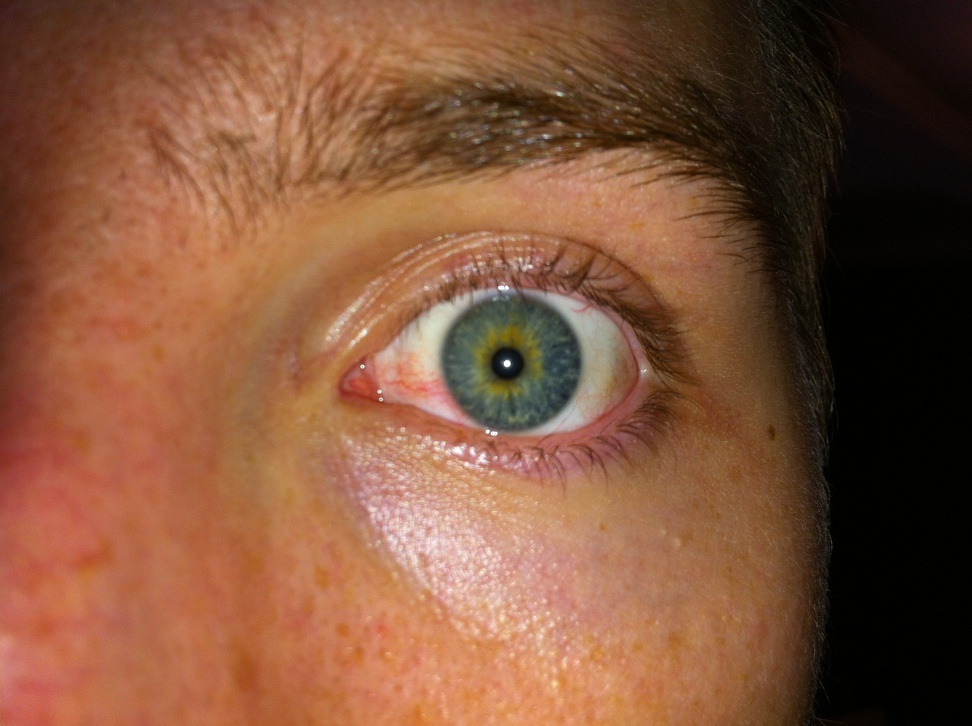
#> input picture HOUGH HAARCASCADE E SIFT/iris/imagens/001_L_01.JPG, 972 x 726 px, shrunk from 2592 x 1936 before the run, found by its file name; its folder holds 4 pictures in this run
$ python main.py
#> lines starting #> are read from the running program, lines starting #| are printed output that depends on the picture; after the words box and inside, x2 and y2 are one past the last pixel; in counts of white or black regions, pixels touching at a corner belong together; pictures that were not available may be replaced by others from this repository, and a replacement may not be noted
#> in main, img is the input picture: shape (726, 972, 3); mean B, G, R 58.9, 83.9, 129.1
#Alunos: Haziel Netto e Vinícius Zoz

import os

import cv2
import numpy as np
from matplotlib import pyplot as plt

def segmentarIris(img):
    """
    Segmenta a íris em uma imagem.

    Argumentos:
        img: Imagem de entrada colorida.

    Retorna:
        imgProcessada: Imagem da íris segmentada.
    """
    roi = cv2.medianBlur(cv2.cvtColor(img, cv2.COLOR_BGR2GRAY), 3)
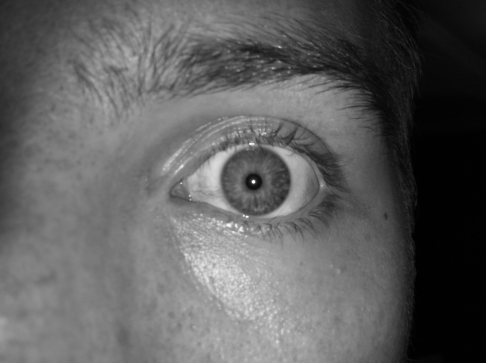
#> roi: shape (726, 972) (shown at 1/2 size); min 0, max 254, mean 94.5
    _, threshold = cv2.threshold(roi, 100, 255, cv2.THRESH_BINARY)
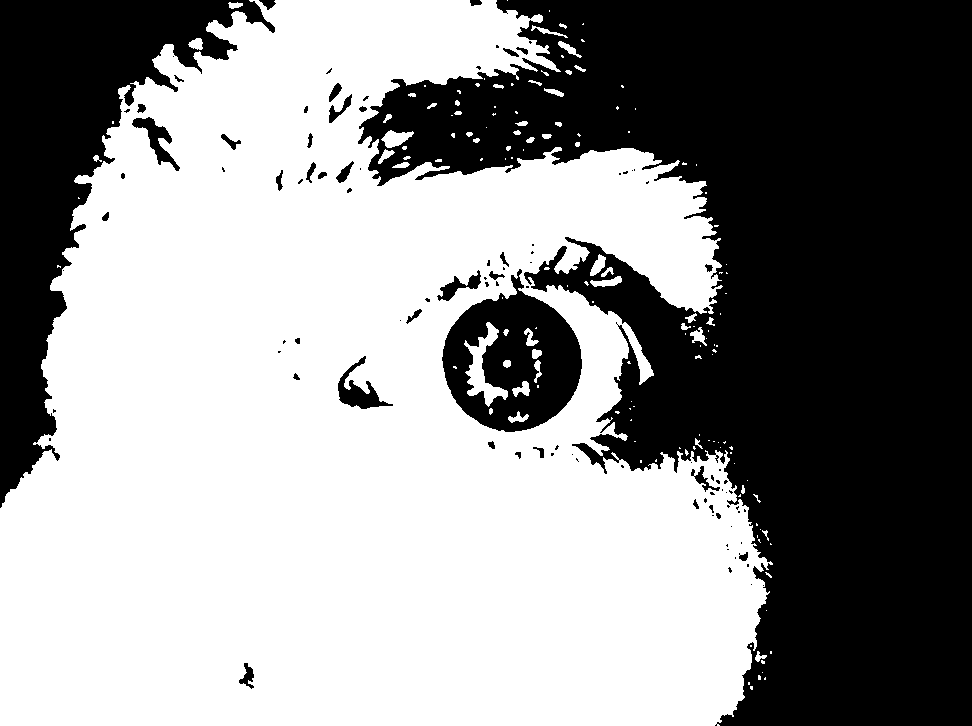
#> threshold: shape (726, 972); 57.1% white; 100 black regions (61 under 20 px), largest, box (x1, y1, x2, y2) and area: (358, 0, 972, 726) 239412, (0, 0, 275, 508) 45636, (442, 269, 582, 432) 13034

    max_radius = 200
    circles = 0
    while circles is 0 or circles.size == 0:
        circles = cv2.HoughCircles(threshold, cv2.HOUGH_GRADIENT,
                                   2, 2000,
                                   param1=1, param2=1,
                                   minRadius=80, maxRadius=max_radius)
        max_radius += 10
#> this loop made 1 pass
#> circles on pass 1: [[519, 261, 196.6]]
#> after the loop, max_radius = 210

    circles = np.uint16(np.around(circles))
#> circles = [[519, 261, 197]]
    mascara = np.zeros_like(img)

    for i in circles[0, :]:
        cv2.circle(mascara, (i[0], i[1]), i[2], (255, 255, 255), -1)
#> this loop made 1 pass
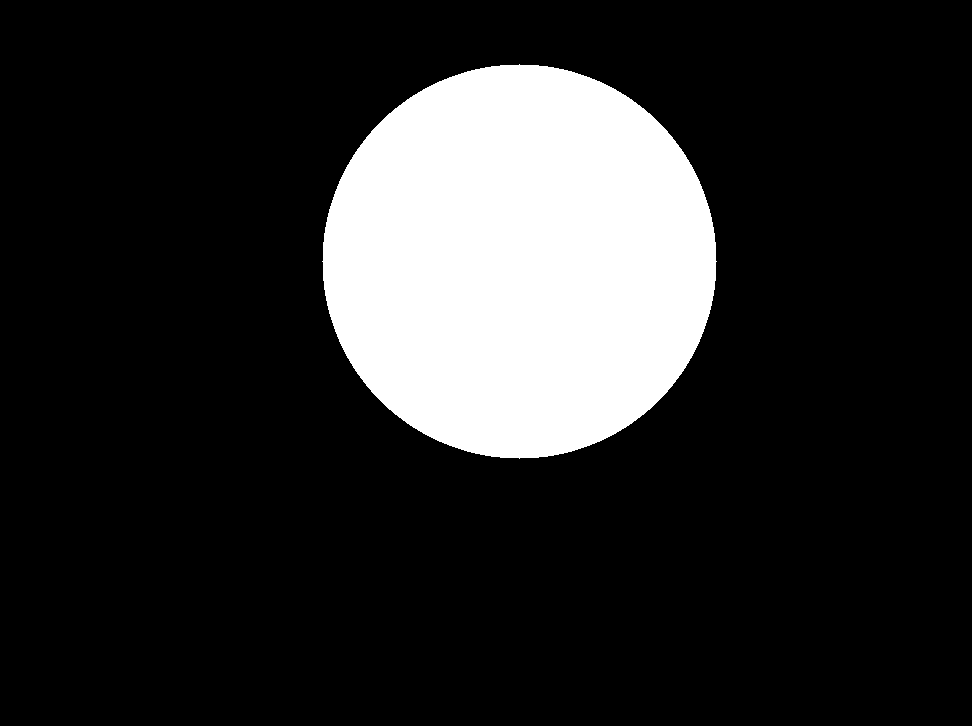
#> mascara: shape (726, 972, 3); 17.3% white; 1 white region, box (x1, y1, x2, y2) and area: (322, 64, 717, 459) 121905

    imgProcessada = cv2.bitwise_and(img, mascara)

    return imgProcessada

def removerPupila(img):
    """
    Remove a pupila da imagem.

    Argumentos:
        img: Imagem de entrada processada.

    Retorna:
        imgFinal: Imagem sem a pupila.
    """
    roi = cv2.medianBlur(cv2.cvtColor(img, cv2.COLOR_BGR2GRAY), 5)
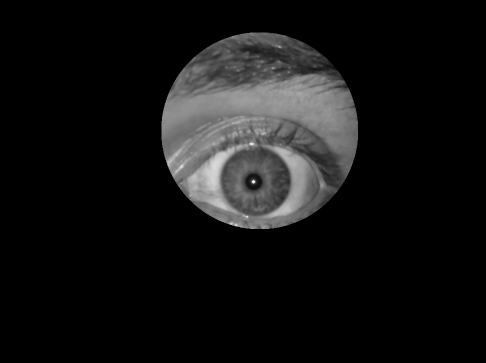
#> roi: shape (726, 972) (shown at 1/2 size); min 0, max 253, mean 19.1
    _, threshold = cv2.threshold(roi, 30, 255, cv2.THRESH_BINARY)
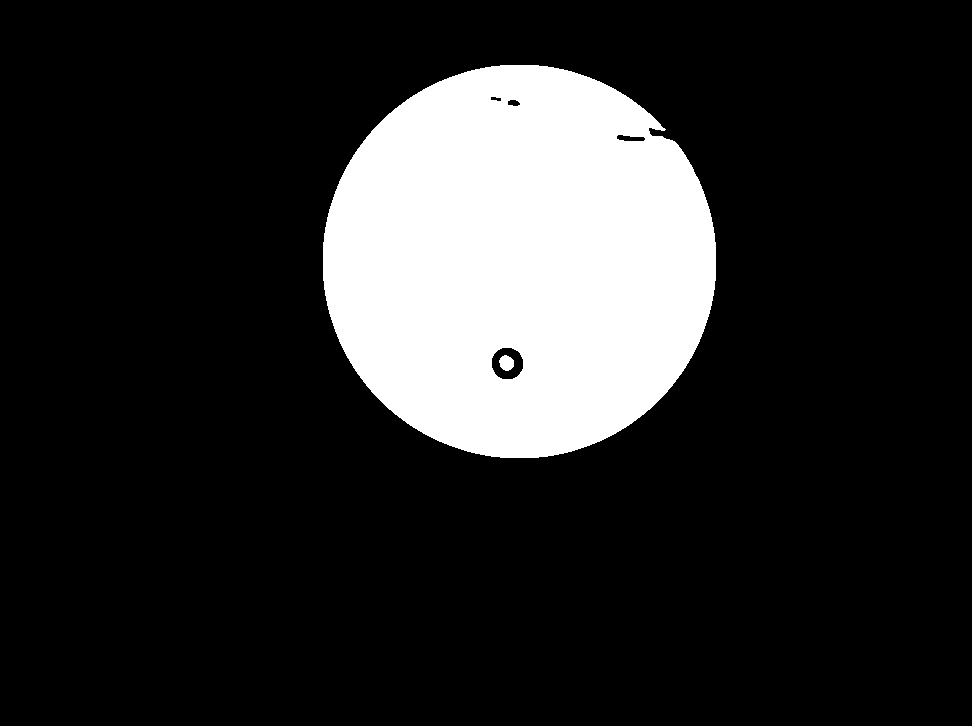
#> threshold: shape (726, 972); 17.1% white; 2 white regions, box (x1, y1, x2, y2) and area: (323, 65, 716, 458) 120760, (499, 355, 514, 371) 180

    circles = cv2.HoughCircles(threshold, cv2.HOUGH_GRADIENT,
                               2, 500,
                               param1=1, param2=1,
                               minRadius=20, maxRadius=50)
#> circles = [[649, 179, 44.2]]

    circles = np.uint16(np.around(circles))
#> circles = [[649, 179, 44]]
    mascara = np.full_like(img, 255)

    for i in circles[0, :]:
        cv2.circle(mascara, (i[0], i[1]), i[2], (0, 0, 0), -1)
#> this loop made 1 pass
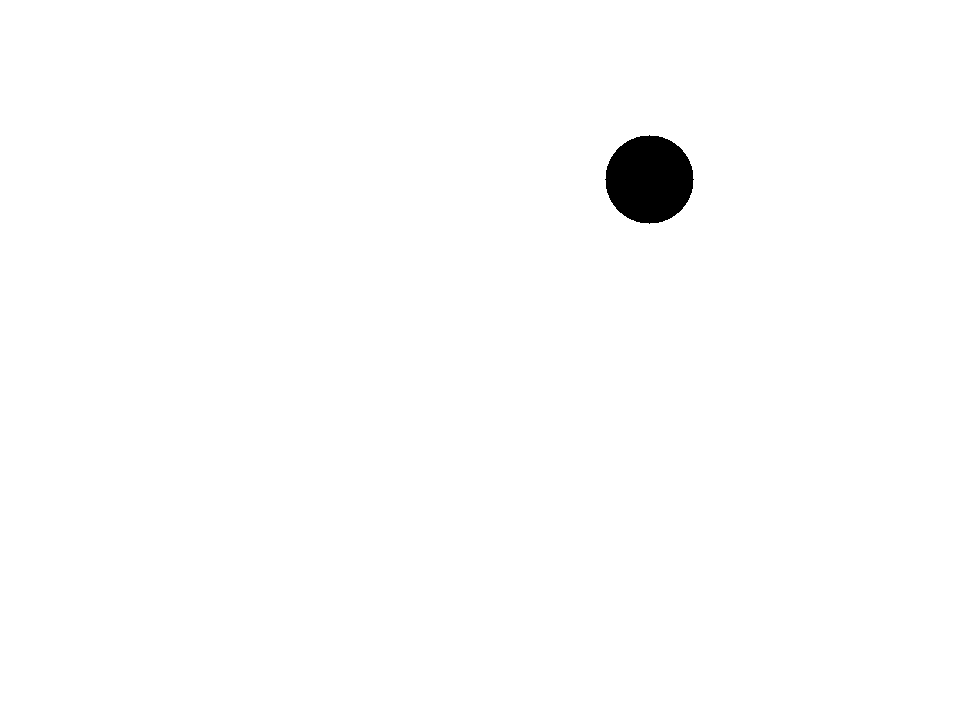
#> mascara: shape (726, 972, 3); 99.1% white; 1 black region, box (x1, y1, x2, y2) and area: (605, 135, 694, 224) 6077

    imgFinal = cv2.bitwise_and(img, mascara)
    return imgFinal

def main():
    saida = r"E:\Documentos\Trabalhos FURB\Processamento de Imagem\HOUGH HAARCASCADE E SIFT\iris\saída"
    imagens = r"E:\Documentos\Trabalhos FURB\Processamento de Imagem\HOUGH HAARCASCADE E SIFT\iris\imagens"
    for imgFile in os.listdir(saida):
        os.remove(os.path.join(saida, imgFile))

    for fileName in os.listdir(imagens):
        img = cv2.imread(os.path.join(imagens, fileName))
        iris = segmentarIris(img)
        irisSemPupila = removerPupila(iris)

        plt.imshow(irisSemPupila)
        plt.axis('off')
        plt.savefig(os.path.join(saida, fileName), format='jpg', dpi=100)
#> pass 2 of the loop in main, `for fileName in os.listdir(imagens):`:
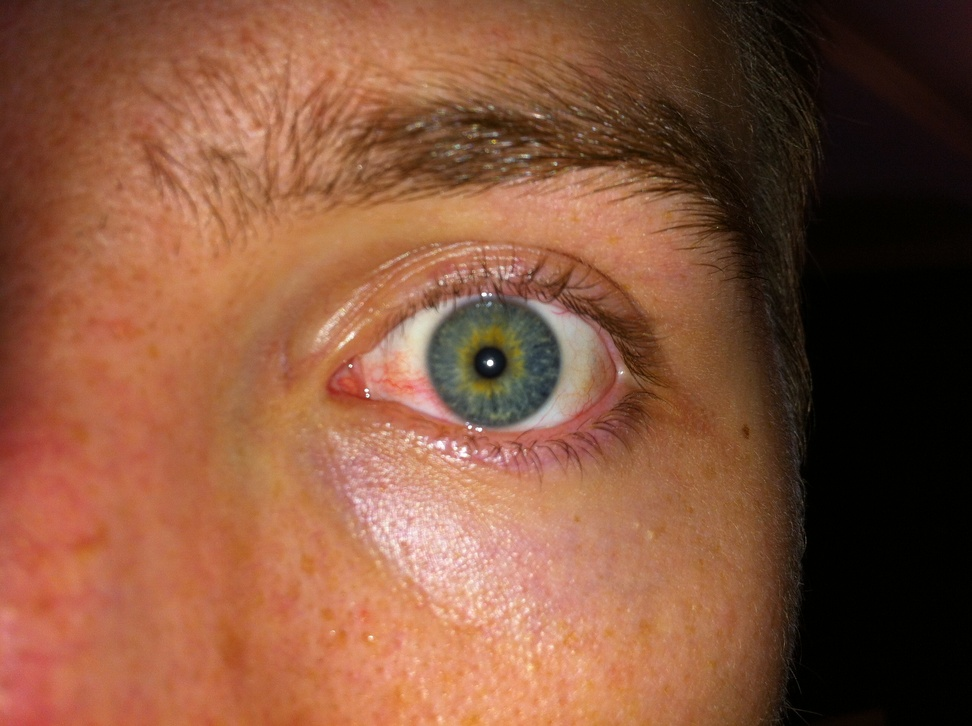
#> input picture HOUGH HAARCASCADE E SIFT/iris/imagens/001_L_02.JPG, 972 x 726 px, shrunk from 2592 x 1936 before the run, found by its file name
#> in main, img is the input picture: shape (726, 972, 3); mean B, G, R 60.2, 84.4, 132.9
#> in segmentarIris (call 2), `_, threshold = cv2.threshold(roi, 100, 255, cv2.THRESH_BINARY)`:
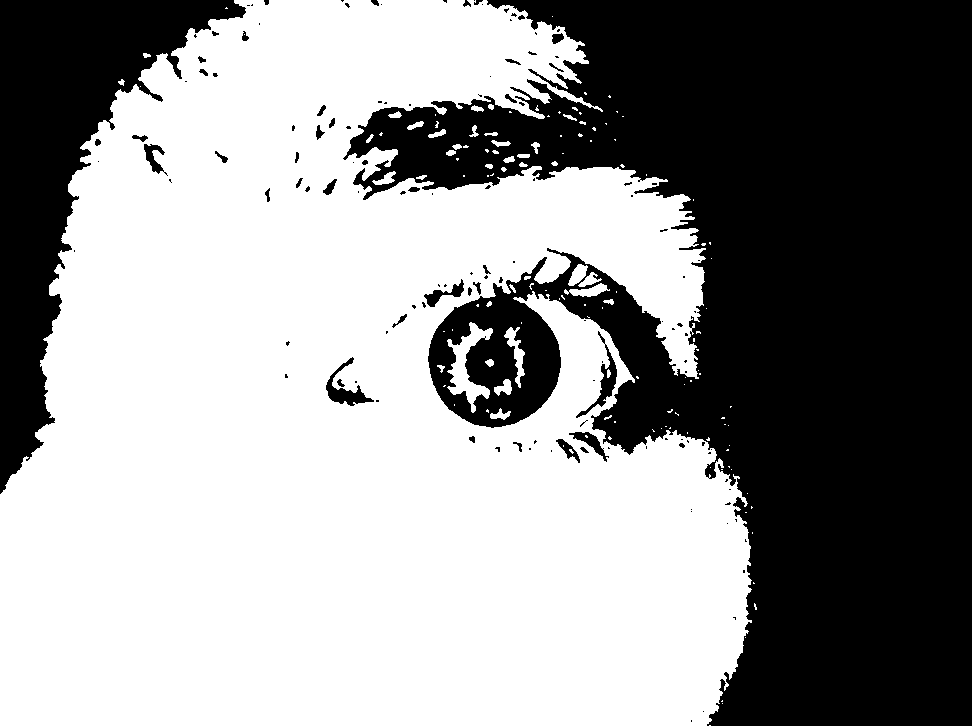
#> threshold: shape (726, 972); 58.1% white; 133 black regions (91 under 20 px), largest, box (x1, y1, x2, y2) and area: (343, 0, 972, 726) 250499, (0, 0, 246, 494) 40861, (326, 357, 374, 406) 671
#> the loop in segmentarIris (call 2), `while circles is 0 or circles.size == 0:` made 1 pass
#> circles on pass 1: [[515, 277, 187.8]]
#> after the loop in segmentarIris (call 2), `while circles is 0 or circles.size == 0:`: max_radius = 210
#> in segmentarIris (call 2), `circles = np.uint16(np.around(circles))`: circles = [[515, 277, 188]]
#> the loop in segmentarIris (call 2), `for i in circles[0, :]:` made 1 pass
#> in removerPupila (call 2), `circles = cv2.HoughCircles(threshold, cv2.HOUGH_GRADIENT, 2, 500, para..`: circles = [[631, 197, 46.6]]
#> in removerPupila (call 2), `circles = np.uint16(np.around(circles))`: circles = [[631, 197, 47]]
#> the loop in removerPupila (call 2), `for i in circles[0, :]:` made 1 pass
#> after the loop in removerPupila (call 2), `for i in circles[0, :]:`:
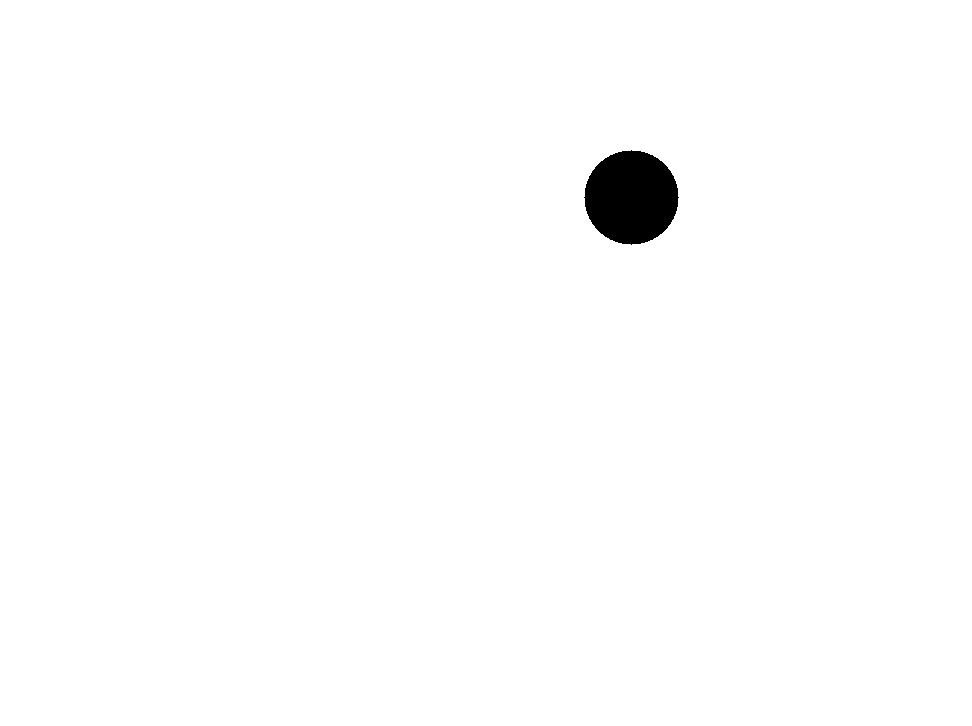
#> mascara: shape (726, 972, 3); 99% white; 1 black region, box (x1, y1, x2, y2) and area: (584, 150, 679, 245) 6921
#> pass 3 of the loop in main, `for fileName in os.listdir(imagens):`:
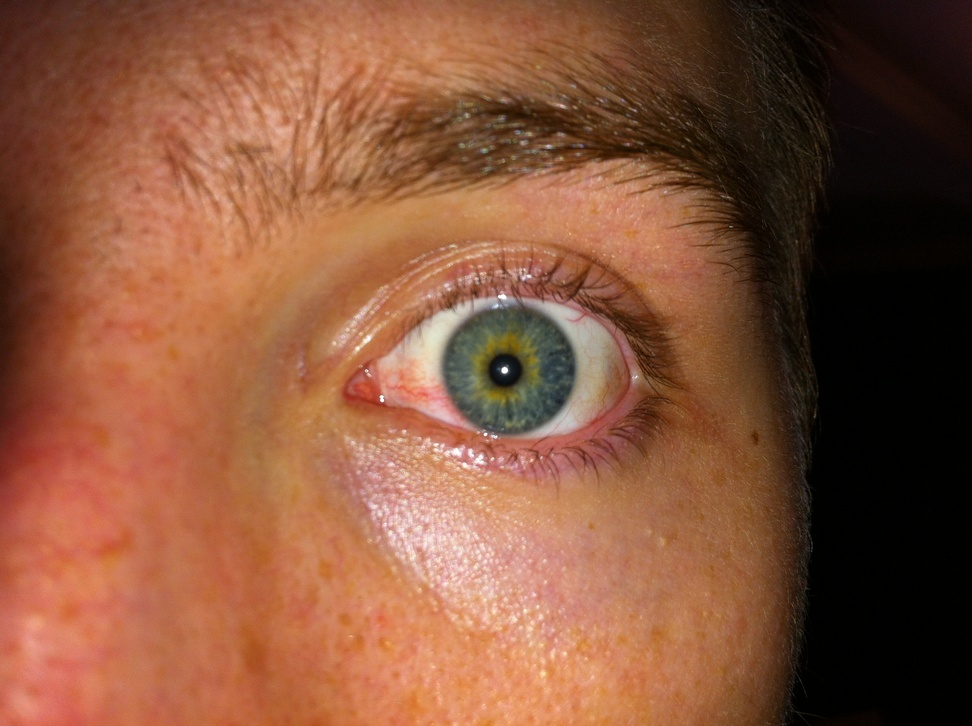
#> input picture HOUGH HAARCASCADE E SIFT/iris/imagens/001_L_03.JPG, 972 x 726 px, shrunk from 2592 x 1936 before the run, found by its file name
#> in main, img is the input picture: shape (726, 972, 3); mean B, G, R 59.1, 84.2, 134.2
#> in segmentarIris (call 3), `_, threshold = cv2.threshold(roi, 100, 255, cv2.THRESH_BINARY)`:
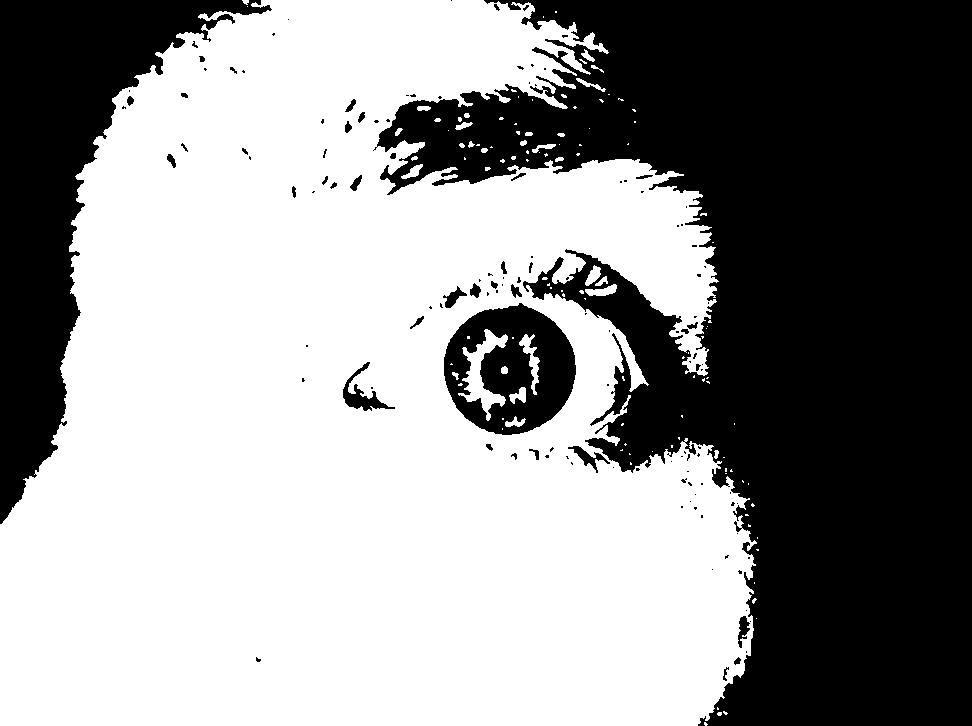
#> threshold: shape (726, 972); 57.9% white; 129 black regions (90 under 20 px), largest, box (x1, y1, x2, y2) and area: (373, 0, 972, 726) 235890, (0, 0, 272, 524) 46684, (444, 303, 576, 435) 10966
#> the loop in segmentarIris (call 3), `while circles is 0 or circles.size == 0:` made 1 pass
#> circles on pass 1: [[549, 253, 170.2]]
#> after the loop in segmentarIris (call 3), `while circles is 0 or circles.size == 0:`: max_radius = 210
#> in segmentarIris (call 3), `circles = np.uint16(np.around(circles))`: circles = [[549, 253, 170]]
#> the loop in segmentarIris (call 3), `for i in circles[0, :]:` made 1 pass
#> in removerPupila (call 3), `circles = cv2.HoughCircles(threshold, cv2.HOUGH_GRADIENT, 2, 500, para..`: circles = [[657, 197, 48.8]]
#> in removerPupila (call 3), `circles = np.uint16(np.around(circles))`: circles = [[657, 197, 49]]
#> the loop in removerPupila (call 3), `for i in circles[0, :]:` made 1 pass
#> after the loop in removerPupila (call 3), `for i in circles[0, :]:`:
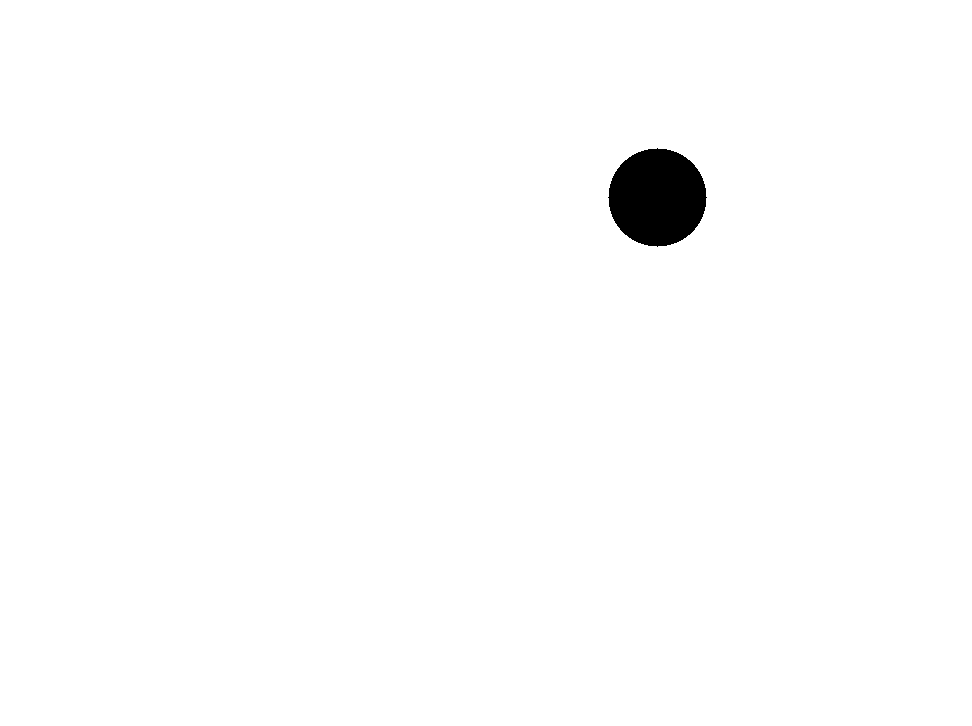
#> mascara: shape (726, 972, 3); 98.9% white; 1 black region, box (x1, y1, x2, y2) and area: (608, 148, 707, 247) 7525
#> the loop made 4 passes; the first 3 are shown

if __name__ == '__main__':
    main()

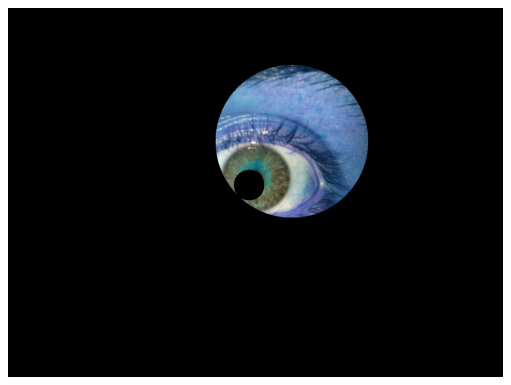
#> figure drawn by matplotlib, 1 panel; B, G, R data is drawn as R, G, B
